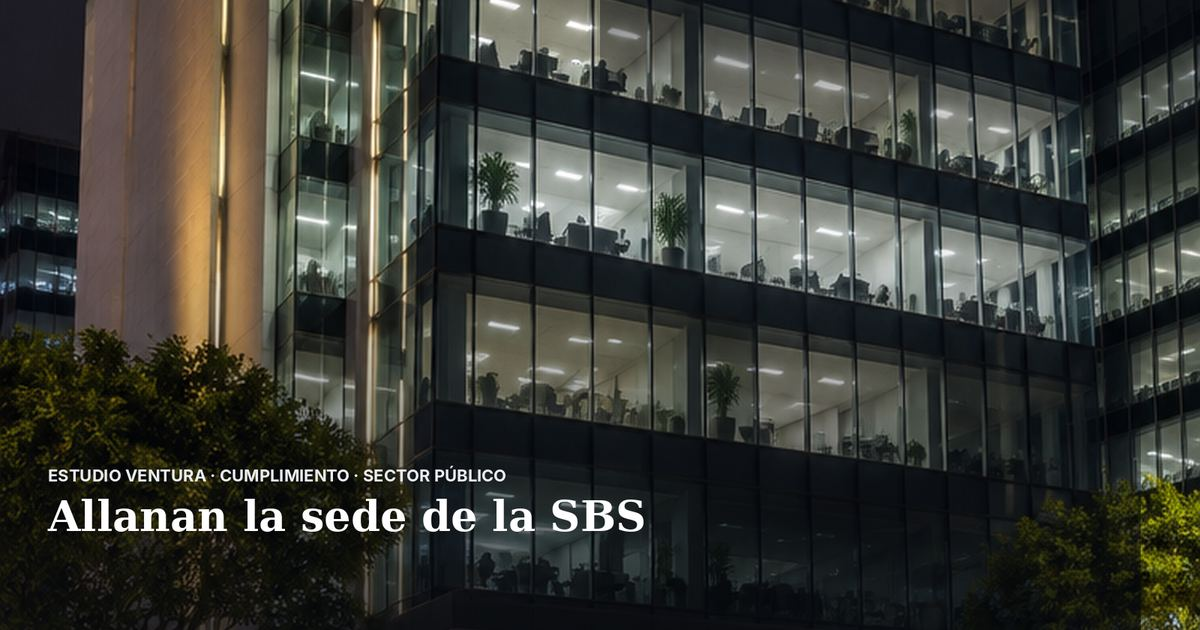
#> input picture allanamiento-sbs-fiscalia-negociacion-incompatible-transporte-valores/allanamiento-sbs-fiscalia-negociacion-incompatible-transporte-valores-portada.jpg, 1200 x 630 px, given in place of sunafil-bg-raw.png, which was not available
$ python make_portada.py
#> lines starting #> are read from the running program, lines starting #| are printed output that depends on the picture
#!/usr/bin/env python3
import sys
from PIL import Image, ImageDraw, ImageFont, ImageFilter, ImageOps

W, H = 1600, 840

INTER_BOLD = "/usr/share/fonts/opentype/inter/Inter-Bold.otf"
INTER_SEMIBOLD = "/usr/share/fonts/opentype/inter/Inter-SemiBold.otf"
SERIF_BOLD = "/usr/share/fonts/truetype/dejavu/DejaVuSerif-Bold.ttf"


def wrap_text(draw, text, font, max_width):
    words = text.split()
    lines = []
    cur = ""
    for w in words:
        test = (cur + " " + w).strip()
        bbox = draw.textbbox((0, 0), test, font=font)
        if bbox[2] - bbox[0] <= max_width or not cur:
            cur = test
        else:
            lines.append(cur)
            cur = w
    if cur:
        lines.append(cur)
    return lines


def make(bg_path, out_path, category, headline, stat_num=None, stat_label=None):
#> called with category = 'Laboral · Cumplimiento', stat_num = 'S/ 1M'
    img = Image.open(bg_path).convert("RGB")
#> img is the input picture: PIL image 1200x630 RGB; mean R, G, B 56.9, 58.4, 52.9
    img = ImageOps.fit(img, (W, H), method=Image.LANCZOS)
#> img: PIL image 1600x840 RGB

    # dark gradient overlay bottom-left for text legibility
    overlay = Image.new("L", (W, H), 0)
#> overlay: PIL image 1600x840 L; every value is 0
    odraw = ImageDraw.Draw(overlay)
    for y in range(H):
        # stronger darkness toward bottom
        alpha = int(190 * max(0, (y - H * 0.35) / (H * 0.65)))
        odraw.line([(0, y), (int(W * 0.95), y)], fill=min(alpha, 190))
    for x in range(W):
        pass
    black = Image.new("RGB", (W, H), (5, 8, 14))
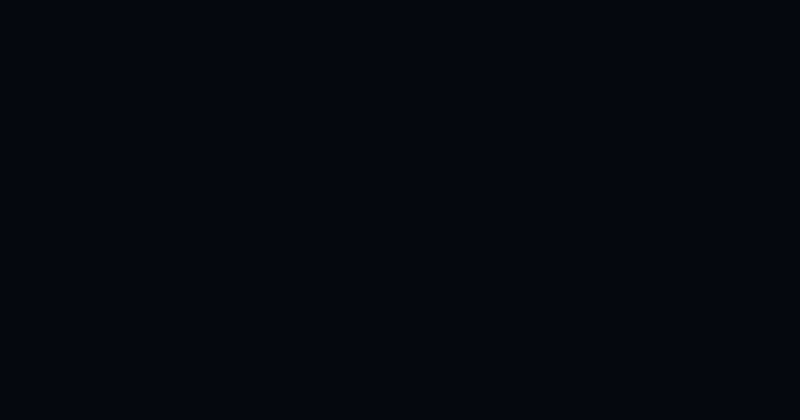
#> black: PIL image 1600x840 RGB (shown at 1/2 size); mean R, G, B 5, 8, 14
    img = Image.composite(black, img, overlay)

    # slight top darkening for stat box legibility
    top_overlay = Image.new("L", (W, H), 0)
    tdraw = ImageDraw.Draw(top_overlay)
    for y in range(0, int(H * 0.3)):
        alpha = int(120 * (1 - y / (H * 0.3)))
        tdraw.line([(int(W * 0.5), y), (W, y)], fill=alpha)
    img = Image.composite(black, img, top_overlay)
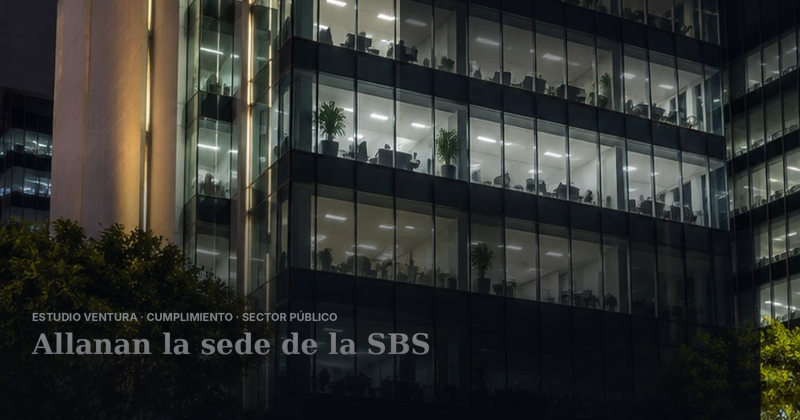
#> img: PIL image 1600x840 RGB (shown at 1/2 size); mean R, G, B 48.2, 49.8, 46.8

    draw = ImageDraw.Draw(img)

    cat_font = ImageFont.truetype(INTER_BOLD, 22)
    headline_font = ImageFont.truetype(SERIF_BOLD, 56)
    stat_num_font = ImageFont.truetype(SERIF_BOLD, 70)
    stat_label_font = ImageFont.truetype(INTER_SEMIBOLD, 20)

    margin_x = 64
    # category caption
    cat_text = f"ESTUDIO VENTURA · {category.upper()}"
    draw.text((margin_x, H - 220), cat_text, font=cat_font, fill=(235, 238, 245))

    # headline, wrapped, up to 2 lines
    max_w = int(W * 0.72)
    lines = wrap_text(draw, headline, headline_font, max_w)
#> lines = ['Sunafil ya puede multarte si no', 'tienes el protocolo El Niño']
    y = H - 185
    for line in lines[:2]:
        draw.text((margin_x, y), line, font=headline_font, fill=(255, 255, 255))
        bbox = draw.textbbox((0, 0), line, font=headline_font)
        y += (bbox[3] - bbox[1]) + 18
#> this loop made 2 passes
#> (line, bbox, y) on passes 1 to 2: ('Sunafil ya puede multarte si no', (0, 10, 982, 65), 728), ('tienes el protocolo El Niño', (0, 8, 839, 65), 803)
#> after the loop, y = 803

    if stat_num:
        num_bbox = draw.textbbox((0, 0), stat_num, font=stat_num_font)
#> num_bbox = (0, 14, 227, 73)
        num_w = num_bbox[2] - num_bbox[0]
#> num_w = 227
        sx = W - margin_x - num_w
#> sx = 1309
        draw.text((sx, 50), stat_num, font=stat_num_font, fill=(255, 255, 255))
        label_lines = wrap_text(draw, stat_label.upper(), stat_label_font, 420)
#> label_lines = ['MULTA MÁXIMA QUE PODRÍA APLICAR', 'SUNAFIL POR INCUMPLIR EL PROTOCOLO']
        ly = 50 + (num_bbox[3] - num_bbox[1]) + 10
#> ly = 119
        for ll in label_lines:
            lb = draw.textbbox((0, 0), ll, font=stat_label_font)
            lw = lb[2] - lb[0]
            draw.text((W - margin_x - lw, ly), ll, font=stat_label_font, fill=(200, 210, 230))
            ly += (lb[3] - lb[1]) + 6
#> this loop made 2 passes
#> (ll, lb, lw, ly) on passes 1 to 2: ('MULTA MÁXIMA QUE PODRÍA APLICAR', (0, 1, 379, 22), 379, 146), ('SUNAFIL POR INCUMPLIR EL PROTOCOLO', (0, 5, 407, 20), 407, 167)
#> after the loop, ly = 167

    img.save(out_path)
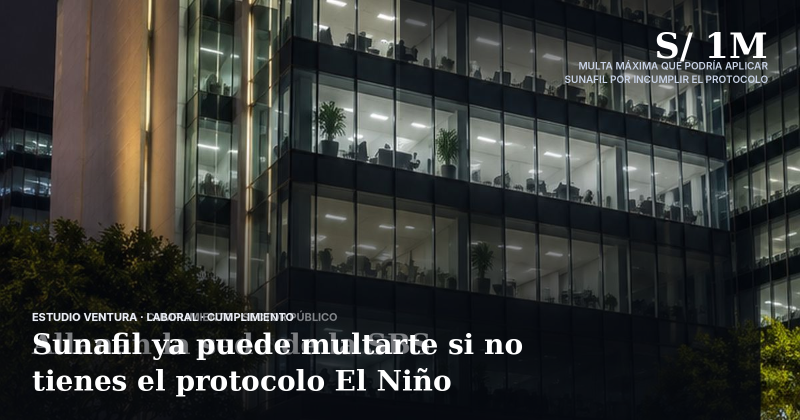
#> saved as sunafil-portada.png: PIL image 1600x840 RGB (shown at 1/2 size); mean R, G, B 54.3, 55.9, 52.9
    print("wrote", out_path)


if __name__ == "__main__":
    make(
        "/mnt/user-data/uploads/Downloads/reel_assets/sunafil-bg-raw.png",
        "/home/claude/noticias-ventura-legal/sunafil/sunafil-portada.png",
        "Laboral · Cumplimiento",
        "Sunafil ya puede multarte si no tienes el protocolo El Niño",
        "S/ 1M", "multa máxima que podría aplicar Sunafil por incumplir el protocolo"
    )
    make(
        "/mnt/user-data/uploads/Downloads/reel_assets/gmoney-bg-raw.png",
        "/home/claude/noticias-ventura-legal/gmoney/gmoney-portada.png",
        "Fintech · PLAFT",
        "GMoney mueve cripto entre países: lo que exige la SBS",
        None, None
    )
#> call 2 of make, with category = 'Fintech · PLAFT'
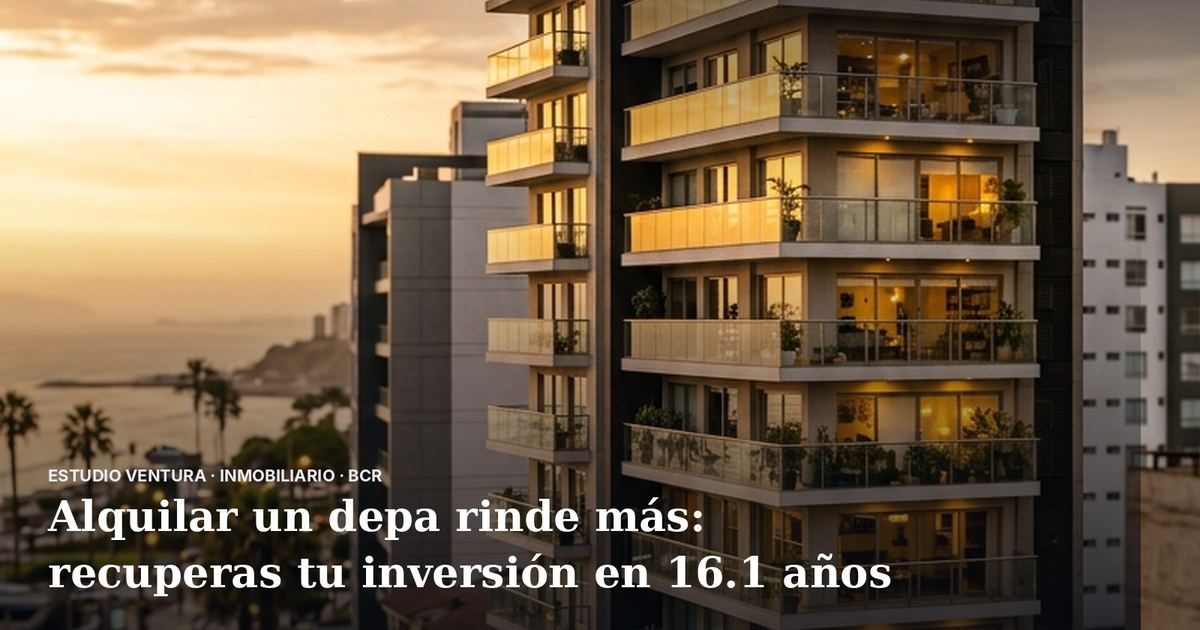
#> input picture alquiler-recupera-inversion-lince-bcr/alquiler-recupera-inversion-lince-bcr-portada.jpg, 1200 x 630 px, given in place of gmoney-bg-raw.png, which was not available
#> in make, img is the input picture: PIL image 1200x630 RGB; mean R, G, B 118.1, 99.5, 76.7
#> in make (call 2), `img = Image.composite(black, img, top_overlay)`:
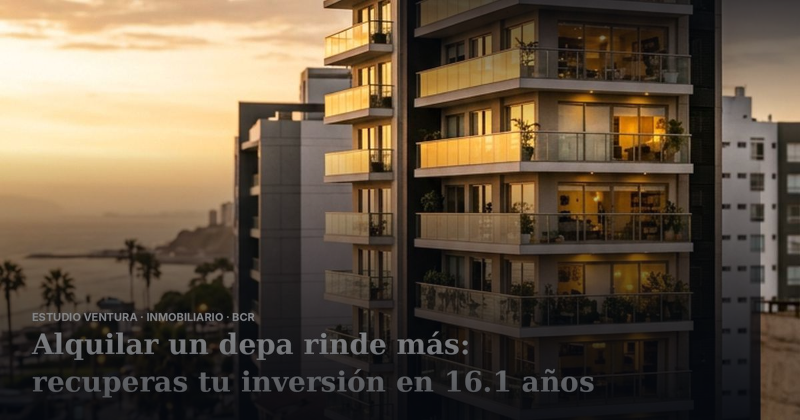
#> img: PIL image 1600x840 RGB (shown at 1/2 size); mean R, G, B 99, 84.4, 66.4
#> in make (call 2), `lines = wrap_text(draw, headline, headline_font, max_w)`: lines = ['GMoney mueve cripto entre países:', 'lo que exige la SBS']
#> the loop in make (call 2), `for line in lines[:2]:` made 2 passes
#> (line, bbox, y) on passes 1 to 2: ('GMoney mueve cripto entre países:', (0, 8, 1109, 65), 730), ('lo que exige la SBS', (0, 10, 603, 65), 803)
#> after the loop in make (call 2), `for line in lines[:2]:`: y = 803
#> in make (call 2), `img.save(out_path)`:
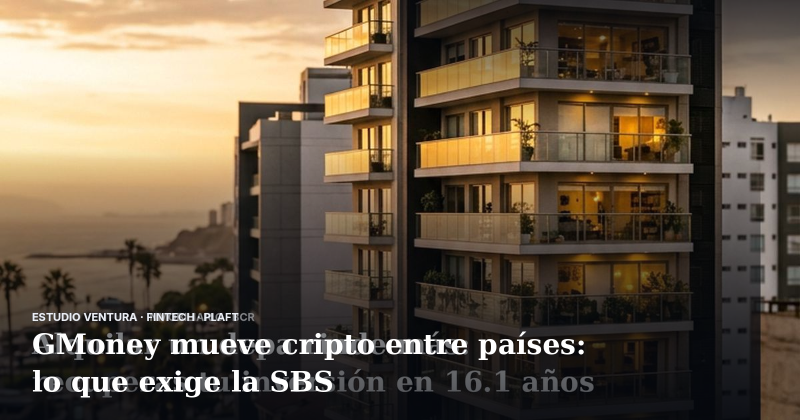
#> saved as gmoney-portada.png: PIL image 1600x840 RGB (shown at 1/2 size); mean R, G, B 103.2, 88.5, 70.5
    make(
        "/mnt/user-data/uploads/Downloads/reel_assets/sandoval-bg-raw.png",
        "/home/claude/noticias-ventura-legal/sandoval/sandoval-portada.png",
        "Inmobiliario · Proyectos",
        "Coworking en el Jorge Chávez: el plan de Grupo Sandoval",
        "+12,000 m²", "de oficinas proyectadas junto al terminal de pasajeros"
    )
#> call 3 of make, with category = 'Inmobiliario · Proyectos', stat_num = '+12,000 m²'
#> in make (call 3), `lines = wrap_text(draw, headline, headline_font, max_w)`: lines = ['Coworking en el Jorge Chávez: el', 'plan de Grupo Sandoval']
#> the loop in make (call 3), `for line in lines[:2]:` made 2 passes
#> (line, bbox, y) on passes 1 to 2: ('Coworking en el Jorge Chávez: el', (0, 8, 1035, 65), 730), ('plan de Grupo Sandoval', (0, 10, 749, 65), 803)
#> after the loop in make (call 3), `for line in lines[:2]:`: y = 803
#> in make (call 3), `num_bbox = draw.textbbox((0, 0), stat_num, font=stat_num_font)`: num_bbox = (0, 14, 456, 77)
#> in make (call 3), `num_w = num_bbox[2] - num_bbox[0]`: num_w = 456
#> in make (call 3), `sx = W - margin_x - num_w`: sx = 1080
#> in make (call 3), `label_lines = wrap_text(draw, stat_label.upper(), stat_label_font, 420)`: label_lines = ['DE OFICINAS PROYECTADAS JUNTO AL', 'TERMINAL DE PASAJEROS']
#> in make (call 3), `ly = 50 + (num_bbox[3] - num_bbox[1]) + 10`: ly = 123
#> the loop in make (call 3), `for ll in label_lines:` made 2 passes
#> (ll, lb, lw, ly) on passes 1 to 2: ('DE OFICINAS PROYECTADAS JUNTO AL', (0, 5, 386, 20), 386, 144), ('TERMINAL DE PASAJEROS', (0, 5, 258, 20), 258, 165)
#> after the loop in make (call 3), `for ll in label_lines:`: ly = 165
#> in make (call 3), `img.save(out_path)`:
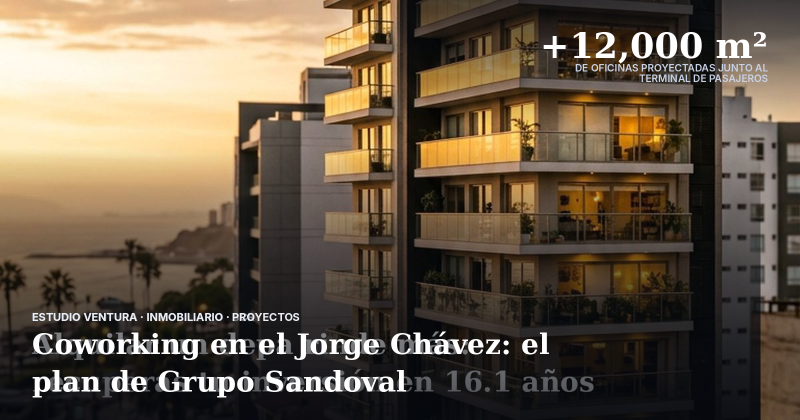
#> saved as sandoval-portada.png: PIL image 1600x840 RGB (shown at 1/2 size); mean R, G, B 105, 90.5, 72.7
    make(
        "/mnt/user-data/uploads/Downloads/reel_assets/jne-bg-raw.png",
        "/home/claude/noticias-ventura-legal/jne/jne-portada.png",
        "Electoral · Municipal",
        "JNE vs López Aliaga: ¿le darán la credencial de regidor?",
        None, None
    )
#> (the run stopped early here; a loop or call above may not have finished)
